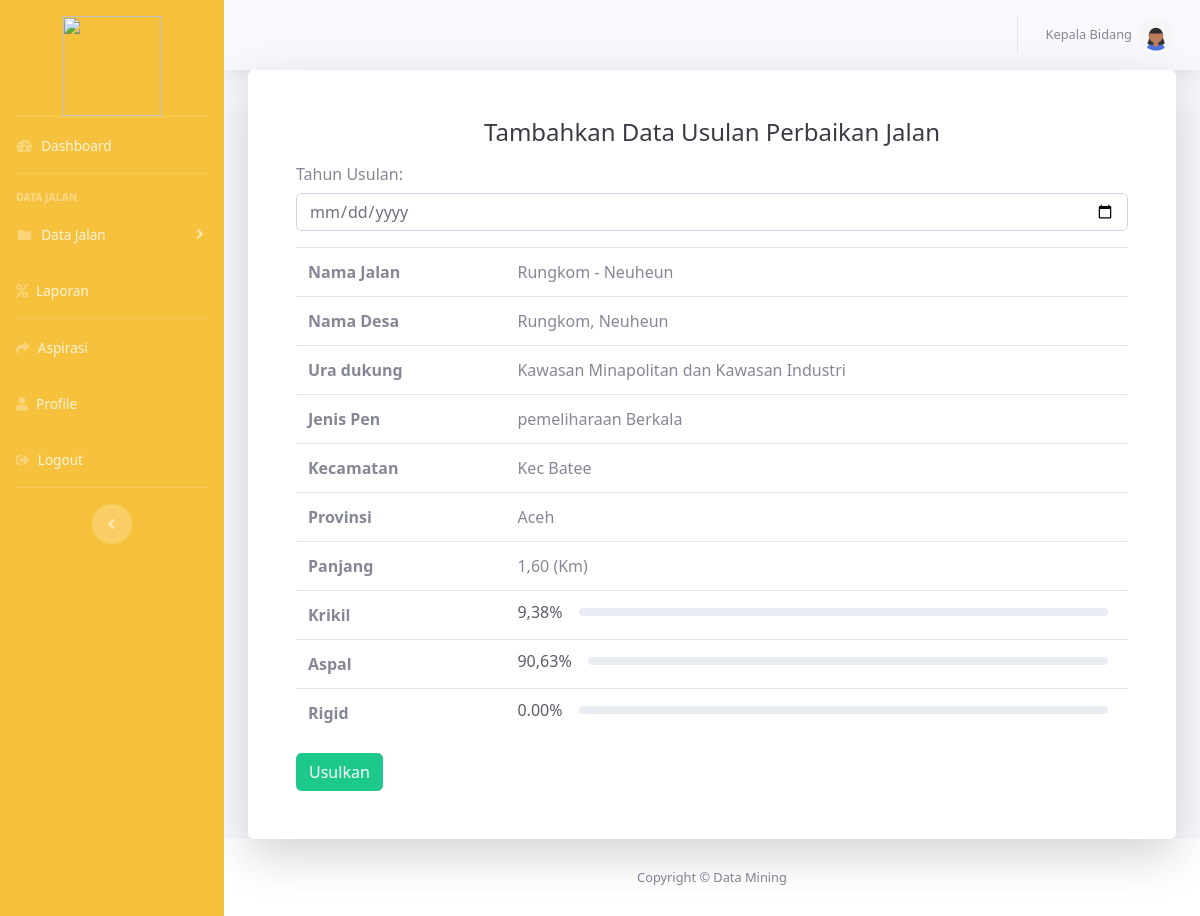
Page /index.php?page=datausulan&id=JLN002 (signed in) on the committed database.
### tables this page shows
CREATE TABLE `datajalan` (
  `id` varchar(11) NOT NULL,
  `namajalan` varchar(255) NOT NULL,
  `desa` varchar(255) NOT NULL,
  `provinsi` varchar(255) NOT NULL,
  `uradukung` varchar(255) NOT NULL,
  `kecamatan` varchar(255) NOT NULL,
  `namalintas` varchar(255) NOT NULL,
  `panjang` varchar(255) NOT NULL,
  `jnspen` varchar(255) NOT NULL,
  `tanahkrikil` varchar(255) NOT NULL,
  `aspal` varchar(255) NOT NULL,
  `rigit` varchar(255) NOT NULL,
  `thn_pem` varchar(20) NOT NULL,
  `mandor` varchar(255) NOT NULL,
  `gambar1` varchar(25) DEFAULT NULL,
  `gambar2` varchar(25) DEFAULT NULL
);

### koneksi.php (called while the page is built, shortened)
<?php
$conn = mysqli_connect("localhost", "root", "", "mining");
function redairec($table, $field, $url)
{
	global $conn;
	$qry = mysqli_query($conn, "SELECT * FROM $table WHERE $field='$url'");
	$pecah = mysqli_fetch_array($qry);
	return $pecah;
}

### Pages/data/datausulan.php (the view, shortened to what this page needs)
<?php
include 'koneksi.php';
$id = $_GET['id'];
$adm = redairec('datajalan', 'id', $id);
?>
<div class="row mt-0">
    <div class="col-xl-12 col-md-12 mb-8">
        <div class="card o-hidden border-0 shadow-lg ">
            <div class="card-body p-0">
                <div class="row">
                    <div class="col-lg col-xl-12 col-md-12 mb-8">
                        <div class="p-5">
                            <div class="text-center">
                                <h1 class="h4 text-gray-900 ">Tambahkan Data Usulan Perbaikan Jalan</h1>
                            </div>
                            <table class="table">
                                <form action="" method="post">
                                    <div class="form-group">
                                        <label for="recipient-name" class="col-form-label">Tahun Usulan:</label>
                                        <input type="date" name="tahun" class="form-control" id="recipient-name">
                                    </div>
                                    <tr>
                                        <th>Nama Jalan</th>
                                        <td>
                                            <?php echo $adm['namajalan']; ?>
                                        </td>
                                    </tr>
                                    <tr>
                                        <th>Nama Desa</th>
                                        <td>
                                            <?php echo $adm['desa']; ?>
                                        </td>
                                    </tr>
                                    <tr>
                                        <th>Ura dukung</th>
                                        <td>
                                            <?php echo $adm['uradukung']; ?>
                                        </td>
                                    </tr>
                                    <tr>
                                        <th>Jenis Pen</th>
                                        <td>
                                            <?php echo $adm['jnspen']; ?>
                                        </td>
                                    </tr>
                                    <tr>
                                        <th>Kecamatan</th>
                                        <td>
                                            <?php echo $adm['kecamatan']; ?>
                                        </td>
                                    </tr>
                                    <tr>
                                        <th>Provinsi</th>
                                        <td>
                                            <?php echo $adm['provinsi']; ?>
                                        </td>
                                    </tr>
                                    <tr>
                                        <th>Panjang</th>
                                        <td>
                                            <?php echo $adm['panjang']; ?> (Km)
                                        </td>
                                    </tr>
                                    <tr>
                                        <th>Krikil</th>
                                        <td>
                                            <div class="row no-gutters align-items-center">
                                                <div class="col-auto">
                                                    <div class="h6 mb-0 mr-3 text-gray-800"><?php echo $adm['tanahkrikil']; ?>%</div>
                                                </div>
                                                <div class="col">
                                                    <div class="progress progress-sm mr-2">
                                                    </div>
                                                </div>
                                            </div>
                                        </td>
                                    </tr>
                                    <tr>
                                        <th>Aspal</th>
                                        <td>
                                            <div class="row no-gutters align-items-center">
                                                <div class="col-auto">
                                                    <div class="h6 mb-0 mr-3 text-gray-800"><?php echo $adm['aspal']; ?>%</div>
                                                </div>
                                                <div class="col">
                                                    <div class="progress progress-sm mr-2">
                                                    </div>
                                                </div>
                                            </div>
                                        </td>
                                    </tr>
                                    <tr>
                                        <th>Rigid</th>
                                        <td>
                                            <div class="row no-gutters align-items-center">
                                                <div class="col-auto">
                                                    <div class="h6 mb-0 mr-3 text-gray-800"><?php echo $adm['rigit']; ?>%</div>
                                                </div>
                                                <div class="col">
                                                    <div class="progress progress-sm mr-2">
                                                    </div>
                                                </div>
                                            </div>
                                        </td>
                                    </tr>
                            </table>
                            <button type="submit" name="submit" class="btn btn-success ">Usulkan</button>
                        </div>
                    </div>
                </div>
            </div>
        </div>
    </div>
</div>

### css/custom.css (style rules this page uses)
body { font-family: 'Segoe UI', Tahoma, Geneva, Verdana, sans-serif; }

### rows in the picture
datajalan: namajalan "Rungkom - Neuheun", desa "Rungkom, Neuheun", uradukung "Kawasan Minapolitan dan Kawasan Industri", jnspen "pemeliharaan Berkala", kecamatan "Kec Batee", provinsi "Aceh", panjang "1,60", tanahkrikil "9,38", aspal "90,63", rigit "0.00"

### other values in the picture
$_SESSION['login']['nama'] "Kepala Bidang"
